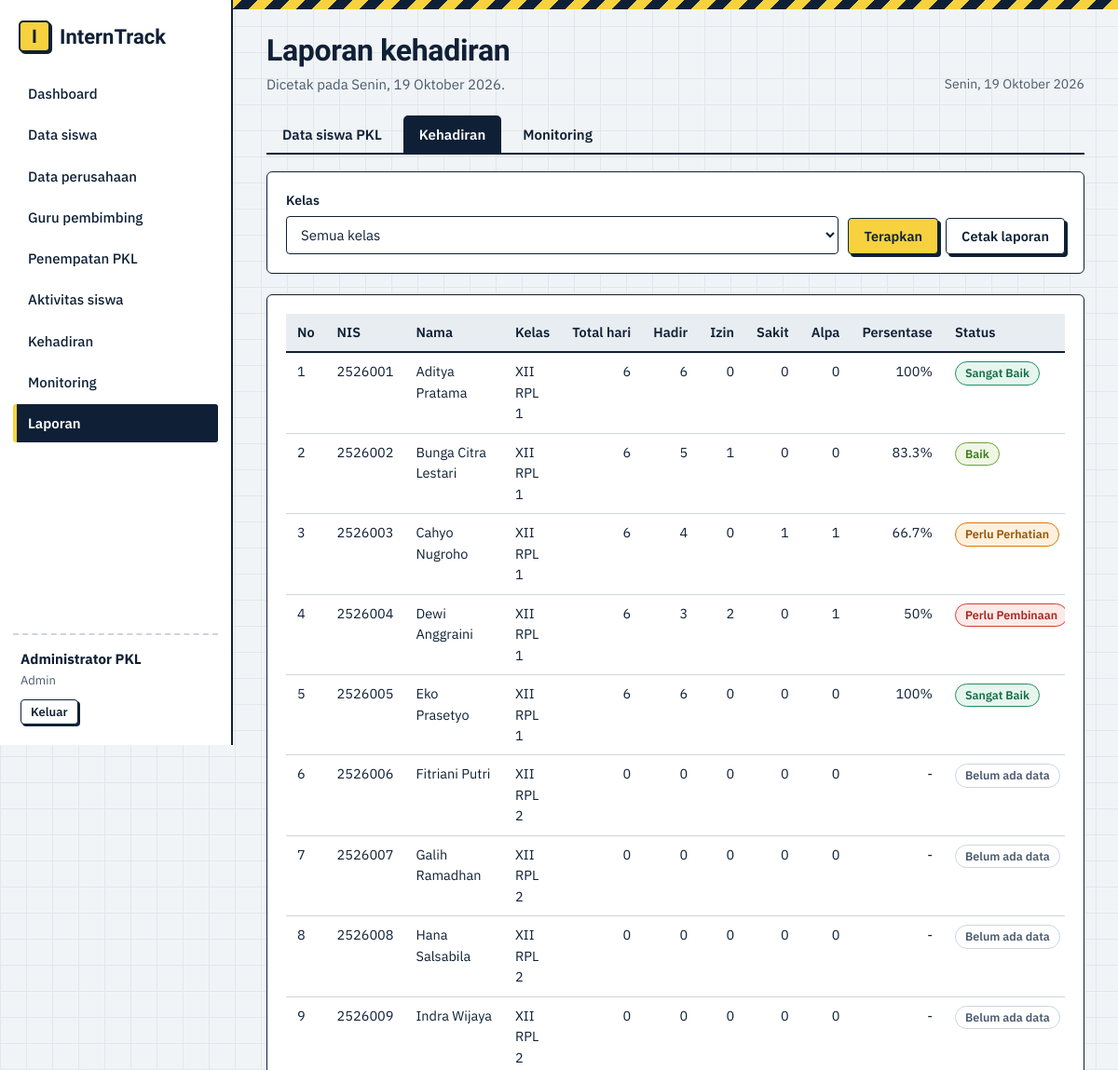
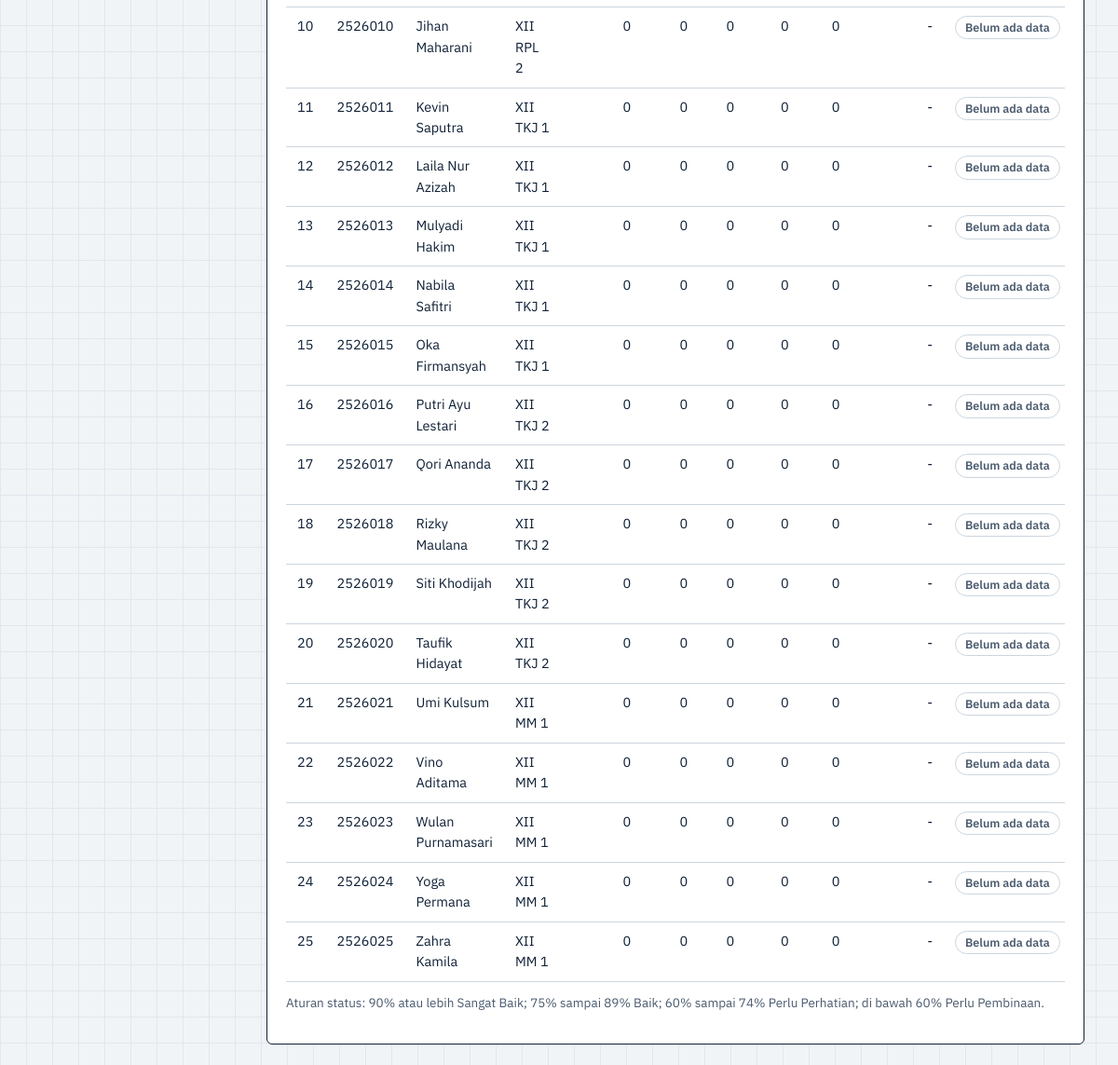
/laporan/kehadiran.php (signed in), run on the app's committed database (2 pictures, top to bottom).
### tables this page shows
CREATE TABLE siswa (
  id INT UNSIGNED NOT NULL AUTO_INCREMENT,
  user_id INT UNSIGNED NOT NULL,
  nis VARCHAR(20) NOT NULL,
  nama VARCHAR(100) NOT NULL,
  kelas VARCHAR(20) NOT NULL,
  jurusan VARCHAR(60) NOT NULL,
  no_hp VARCHAR(20) NULL,
  PRIMARY KEY (id),
  UNIQUE KEY uq_siswa_nis (nis),
  UNIQUE KEY uq_siswa_user (user_id),
  CONSTRAINT fk_siswa_user FOREIGN KEY (user_id) REFERENCES users(id) ON DELETE CASCADE ON UPDATE CASCADE
);

### config/db.php (called while the page is built, shortened)
<?php
function db(): PDO
{
    static $pdo = null;
    if ($pdo === null) {
        try {
            $pdo = new PDO(
                'mysql:host=' . DB_HOST . ';dbname=' . DB_NAME . ';charset=utf8mb4',
                DB_USER,
                DB_PASS,
                [PDO::ATTR_ERRMODE => PDO::ERRMODE_EXCEPTION, PDO::ATTR_DEFAULT_FETCH_MODE => PDO::FETCH_ASSOC]
            );
        } catch (PDOException $ex) {
            die('Koneksi database gagal. Pastikan MySQL menyala dan database "interntrack" sudah diimpor. Detail: ' . htmlspecialchars($ex->getMessage()));
        }
    }
    return $pdo;
}

### laporan/kehadiran.php (the view, shortened to what this page needs)
<?php
require_once __DIR__ . '/../config/helpers.php';
$pdo = db();
$fk = $_GET['kelas'] ?? '';
$rows = rekap_kehadiran($fk !== '' ? 'WHERE s.kelas = ?' : '', $fk !== '' ? [$fk] : []);
$kelas = $pdo->query('SELECT DISTINCT kelas FROM siswa ORDER BY kelas')->fetchAll(PDO::FETCH_COLUMN);
layout_start('Laporan kehadiran', 'laporan', 'Dicetak pada ' . hari_ini_panjang() . '.');
laporan_tabs('kehadiran');
?>
<form class="card filters" method="get">
  <div class="field"><label for="kelas">Kelas</label><select id="kelas" name="kelas"><?= opt_list(array_combine($kelas, $kelas), $fk, 'Semua kelas') ?></select></div>
  <div class="actions"><button class="btn" type="submit">Terapkan</button><button class="btn ghost" type="button" onclick="window.print()">Cetak laporan</button></div>
</form>
<section class="card">
<div class="tablewrap"><table class="tbl"><thead><tr><th>No</th><th>NIS</th><th>Nama</th><th>Kelas</th><th class="num">Total hari</th><th class="num">Hadir</th><th class="num">Izin</th><th class="num">Sakit</th><th class="num">Alpa</th><th class="num">Persentase</th><th>Status</th></tr></thead><tbody>
<?php foreach ($rows as $i => $r): ?>
  <tr><td><?= $i + 1 ?></td><td><?= e($r['nis']) ?></td><td><?= e($r['nama']) ?></td><td><?= e($r['kelas']) ?></td><td class="num"><?= (int) $r['total'] ?></td><td class="num"><?= (int) $r['hadir'] ?></td><td class="num"><?= (int) $r['izin'] ?></td><td class="num"><?= (int) $r['sakit'] ?></td><td class="num"><?= (int) $r['alpa'] ?></td>
  <td class="num"><?= $r['total'] ? e($r['persen']) . '%' : '-' ?></td><td><?= $r['total'] ? badge_hadir($r['status']) : '<span class="badge b-none">Belum ada data</span>' ?></td></tr>
<?php endforeach; ?></tbody></table></div>
<p class="note" style="margin-top:12px">Aturan status: 90% atau lebih Sangat Baik; 75% sampai 89% Baik; 60% sampai 74% Perlu Perhatian; di bawah 60% Perlu Pembinaan.</p>
</section>
<?php layout_end();

### config/helpers.php (shortened to what this page needs)
<?php
require_once __DIR__ . '/db.php';
function e($v): string { return htmlspecialchars((string) $v, ENT_QUOTES, 'UTF-8'); }
function url(string $p = ''): string { return BASE . '/' . ltrim($p, '/'); }
function user(): ?array { return $_SESSION['user'] ?? null; }
function home_for(string $role): string { return $role === 'siswa' ? 'siswa/index.php' : 'admin/index.php'; }
function hari_ini_panjang(): string
{
    $h = ['Minggu', 'Senin', 'Selasa', 'Rabu', 'Kamis', 'Jumat', 'Sabtu'];
    $b = ['', 'Januari', 'Februari', 'Maret', 'April', 'Mei', 'Juni', 'Juli', 'Agustus', 'September', 'Oktober', 'November', 'Desember'];
    return $h[(int) date('w')] . ', ' . date('j') . ' ' . $b[(int) date('n')] . ' ' . date('Y');
}
function persen_hadir(int $hadir, int $total): float
{
    return $total > 0 ? round($hadir / $total * 100, 1) : 0.0;
}
function status_kehadiran(float $persen): string
{
    if ($persen >= 90) { return 'Sangat Baik'; }
    if ($persen >= 75) { return 'Baik'; }
    if ($persen >= 60) { return 'Perlu Perhatian'; }
    return 'Perlu Pembinaan';
}
function rekap_kehadiran(string $where = '', array $params = []): array
{
    $sql = "SELECT s.id, s.nis, s.nama, s.kelas, COUNT(a.id) AS total,
                   COALESCE(SUM(a.status='Hadir'),0) AS hadir, COALESCE(SUM(a.status='Izin'),0) AS izin,
                   COALESCE(SUM(a.status='Sakit'),0) AS sakit, COALESCE(SUM(a.status='Alpa'),0) AS alpa
            FROM siswa s LEFT JOIN absensi a ON a.siswa_id = s.id $where
            GROUP BY s.id, s.nis, s.nama, s.kelas ORDER BY s.nama";
    $st = db()->prepare($sql);
    $st->execute($params);
    $rows = $st->fetchAll();
    foreach ($rows as &$r) {
        $r['persen'] = persen_hadir((int) $r['hadir'], (int) $r['total']);
    }
    return $rows;
}
function badge_hadir(string $s): string
{
    $c = ['Sangat Baik' => 'sb', 'Baik' => 'baik', 'Perlu Perhatian' => 'pp', 'Perlu Pembinaan' => 'pb'];
    return '<span class="badge b-' . ($c[$s] ?? 'none') . '">' . e($s) . '</span>';
}
function opt_list(array $pairs, $selected = '', string $placeholder = ''): string
{
    $h = $placeholder !== '' ? '<option value="">' . e($placeholder) . '</option>' : '';
    foreach ($pairs as $v => $l) {
        $h .= '<option value="' . e($v) . '"' . ((string) $v === (string) $selected ? ' selected' : '') . '>' . e($l) . '</option>';
    }
    return $h;
}
function laporan_tabs(string $active): void
{
    $t = ['siswa' => 'Data siswa PKL', 'kehadiran' => 'Kehadiran', 'monitoring' => 'Monitoring'];
    echo '<nav class="tabs no-print">';
    foreach ($t as $k => $l) {
        echo '<a href="' . url('laporan/' . $k . '.php') . '"' . ($k === $active ? ' class="on"' : '') . '>' . e($l) . '</a>';
    }
    echo '</nav>';
}
function layout_start(string $title, string $active = '', string $sub = ''): void
{
    $u = user();
    $roleLabel = ['admin' => 'Admin', 'pembimbing' => 'Guru pembimbing', 'siswa' => 'Siswa'][$u['role']] ?? '';
    if ($u['role'] === 'siswa') {
        $nav = [['Beranda', 'siswa/index.php', 'beranda'], ['Profil dan tempat PKL', 'siswa/profil.php', 'profil'],
            ['Jurnal kegiatan', 'siswa/jurnal.php', 'jurnal'], ['Kehadiran', 'siswa/absensi.php', 'absensi'],
            ['Hasil monitoring', 'siswa/monitoring.php', 'monitoring']];
    } else {
        $nav = [['Dashboard', 'admin/index.php', 'dashboard'], ['Data siswa', 'admin/siswa.php', 'siswa'],
            ['Data perusahaan', 'admin/perusahaan.php', 'perusahaan'], ['Guru pembimbing', 'admin/pembimbing.php', 'pembimbing'],
            ['Penempatan PKL', 'admin/penempatan.php', 'penempatan'], ['Aktivitas siswa', 'admin/jurnal.php', 'jurnal'],
            ['Kehadiran', 'admin/absensi.php', 'absensi'], ['Monitoring', 'admin/monitoring.php', 'monitoring'],
            ['Laporan', 'laporan/siswa.php', 'laporan']];
    }
    ?><!DOCTYPE html>
<html lang="id">
<head>
<link rel="stylesheet" href="<?= url('assets/css/style.css') ?>">
</head>
<body>
<div class="app">
  <aside class="side">
    <a class="brand" href="<?= url(home_for($u['role'])) ?>"><span class="mark">I</span><span>InternTrack</span></a>
    <nav class="nav">
      <?php foreach ($nav as $n): ?>
        <a href="<?= url($n[1]) ?>"<?= $n[2] === $active ? ' class="on"' : '' ?>><?= e($n[0]) ?></a>
      <?php endforeach; ?>
    </nav>
    <div class="who">
      <strong><?= e($u['nama']) ?></strong>
      <span><?= e($roleLabel) ?></span>
      <a class="btn sm ghost" href="<?= url('auth/logout.php') ?>">Keluar</a>
    </div>
  </aside>
  <main class="main">
    <div class="stripe"></div>
    <header class="pagehead">
      <div>
        <h1><?= e($title) ?></h1>
        <?php if ($sub !== ''): ?><p class="sub"><?= e($sub) ?></p><?php endif; ?>
      </div>
      <div class="today no-print"><?= e(hari_ini_panjang()) ?></div>
    </header>
<?php
}
function layout_end(): void
{
    ?>
  </main>
</div>
</body>
</html>
<?php
}

### assets/css/style.css (style rules this page uses)
:root { --paper:#f1f4f6; --grid:#e0e7ed; --ink:#0f2036; --ink2:#4a5a6e; --hv:#f7d23e; --blue:#2b59e0; --ok:#1f8f5f; --warn:#d9770d; --bad:#cf3f36; --line:#ccd5de; --soft:#e8edf2; --f-head:'Bricolage Grotesque','Segoe UI',system-ui,sans-serif; --f-body:'IBM Plex Sans','Segoe UI',system-ui,sans-serif; }
* { box-sizing:border-box }
html { scroll-padding-top:16px }
body { margin:0;font:15px/1.55 var(--f-body);color:var(--ink);background-color:var(--paper); background-image:linear-gradient(var(--grid) 1px,transparent 1px),linear-gradient(90deg,var(--grid) 1px,transparent 1px); background-size:28px 28px }
h1,h2,h3 { font-family:var(--f-head);margin:0;line-height:1.15;letter-spacing:-.01em }
h1 { font-size:32px;font-weight:800 }
a { color:var(--blue) }
.stripe { height:10px;background:repeating-linear-gradient(-45deg,var(--hv) 0 12px,var(--ink) 12px 24px) }
.app { display:grid;grid-template-columns:250px 1fr;min-height:100vh }
.side { background:#fff;border-right:2px solid var(--ink);display:flex;flex-direction:column;padding:22px 14px;position:sticky;top:0;height:100vh }
.brand { display:flex;align-items:center;gap:10px;font:800 22px var(--f-head);color:var(--ink);text-decoration:none;margin:0 6px 24px }
.mark { display:inline-grid;place-items:center;width:34px;height:34px;background:var(--hv);border:2px solid var(--ink);border-radius:5px;box-shadow:2px 2px 0 var(--ink);font-size:20px }
.nav { display:flex;flex-direction:column;gap:3px;overflow:auto }
.nav a { padding:9px 12px;border-left:4px solid transparent;border-radius:3px;color:var(--ink);text-decoration:none;font-weight:500 }
.nav a.on { background:var(--ink);color:#fff;border-left-color:var(--hv);font-weight:600 }
.who { margin-top:auto;padding:14px 8px 0;border-top:2px dashed var(--line);display:flex;flex-direction:column;gap:2px;align-items:flex-start }
.who span { color:var(--ink2);font-size:13px;margin-bottom:8px }
.main { min-width:0 }
.main>*:not(.stripe) { margin-left:36px;margin-right:36px }
.pagehead { display:flex;justify-content:space-between;align-items:flex-end;gap:16px;margin-top:26px;margin-bottom:22px }
.sub { margin:6px 0 0;color:var(--ink2);max-width:62ch }
.today { color:var(--ink2);font-size:14px;white-space:nowrap }
.card { background:#fff;border:1.5px solid var(--ink);border-radius:6px;padding:20px;margin-bottom:22px }
.btn { display:inline-flex;align-items:center;justify-content:center;gap:6px;padding:9px 16px;border:1.5px solid var(--ink);border-radius:4px;background:var(--hv);color:var(--ink); font:600 14.5px var(--f-body);cursor:pointer;text-decoration:none;box-shadow:3px 3px 0 var(--ink);transition:transform .08s,box-shadow .08s }
.btn.ghost { background:#fff }
.btn.sm { padding:4px 10px;font-size:13px;box-shadow:2px 2px 0 var(--ink) }
.actions { display:flex;gap:8px;flex-wrap:wrap;align-items:center }
.badge { display:inline-block;padding:2px 10px;border-radius:999px;border:1.5px solid;font-size:12.5px;font-weight:600;white-space:nowrap;background:#fff }
.b-none { color:var(--ink2);border-color:var(--line) }
.b-sb { color:#146c46;border-color:var(--ok);background:#e6f6ee }
.b-baik { color:#3f7a1f;border-color:#6aa03a;background:#eff7e4 }
.b-pp { color:#9a5200;border-color:var(--warn);background:#fff0dc }
.b-pb { color:#a3281f;border-color:var(--bad);background:#fde9e7 }
.tablewrap { overflow-x:auto }
.tbl { width:100%;border-collapse:collapse;font-size:14.5px }
.tbl th { text-align:left;font-weight:600;background:var(--soft);padding:9px 12px;border-bottom:2px solid var(--ink);white-space:nowrap }
.tbl td { padding:9px 12px;border-bottom:1px solid var(--line);vertical-align:top }
.tbl .num { text-align:right;font-variant-numeric:tabular-nums }
.tabs { display:flex;gap:6px;margin-bottom:18px;border-bottom:2px solid var(--ink) }
.tabs a { padding:8px 16px;text-decoration:none;color:var(--ink);font-weight:600;border:1.5px solid transparent;border-bottom:0;border-radius:5px 5px 0 0 }
.tabs a.on { background:var(--ink);color:#fff }
.field { margin-bottom:14px;position:relative }
.field label { display:block;font-weight:600;font-size:14px;margin-bottom:5px }
input,select,textarea { width:100%;padding:9px 11px;border:1.5px solid var(--ink);border-radius:4px;background:#fff;font:15px var(--f-body);color:var(--ink) }
.filters { display:flex;flex-wrap:wrap;gap:10px;align-items:flex-end }
.filters .field { margin:0;min-width:150px;flex:1 }
.note { color:var(--ink2);font-size:13.5px }

### data on the page
siswa: nis "2526001", nama "Aditya Pratama", kelas "XII RPL 1", total "6", hadir "6", izin "0", sakit "0", alpa "0", persen "100", s "Sangat Baik"
siswa: nis "2526002", nama "Bunga Citra Lestari", kelas "XII RPL 1", total "6", hadir "5", izin "1", sakit "0", alpa "0", persen "83.3", s "Baik"
siswa: nis "2526003", nama "Cahyo Nugroho", kelas "XII RPL 1", total "6", hadir "4", izin "0", sakit "1", alpa "1", persen "66.7", s "Perlu Perhatian"
siswa: nis "2526004", nama "Dewi Anggraini", kelas "XII RPL 1", total "6", hadir "3", izin "2", sakit "0", alpa "1", persen "50", s "Perlu Pembinaan"
siswa: nis "2526005", nama "Eko Prasetyo", kelas "XII RPL 1", total "6", hadir "6", izin "0", sakit "0", alpa "0", persen "100", s "Sangat Baik"
siswa: nis "2526006", nama "Fitriani Putri", kelas "XII RPL 2", total "0", hadir "0", izin "0", sakit "0", alpa "0", shows "Belum ada data"
siswa: nis "2526007", nama "Galih Ramadhan", kelas "XII RPL 2", total "0", hadir "0", izin "0", sakit "0", alpa "0", shows "Belum ada data"
siswa: nis "2526008", nama "Hana Salsabila", kelas "XII RPL 2", total "0", hadir "0", izin "0", sakit "0", alpa "0", shows "Belum ada data"
siswa: nis "2526009", nama "Indra Wijaya", kelas "XII RPL 2", total "0", hadir "0", izin "0", sakit "0", alpa "0", shows "Belum ada data"
siswa: nis "2526010", nama "Jihan Maharani", kelas "XII RPL 2", total "0", hadir "0", izin "0", sakit "0", alpa "0", shows "Belum ada data"
siswa: nis "2526011", nama "Kevin Saputra", kelas "XII TKJ 1", total "0", hadir "0", izin "0", sakit "0", alpa "0", shows "Belum ada data"
siswa: nis "2526012", nama "Laila Nur Azizah", kelas "XII TKJ 1", total "0", hadir "0", izin "0", sakit "0", alpa "0", shows "Belum ada data"
siswa: nis "2526013", nama "Mulyadi Hakim", kelas "XII TKJ 1", total "0", hadir "0", izin "0", sakit "0", alpa "0", shows "Belum ada data"
siswa: nis "2526014", nama "Nabila Safitri", kelas "XII TKJ 1", total "0", hadir "0", izin "0", sakit "0", alpa "0", shows "Belum ada data"
siswa: nis "2526015", nama "Oka Firmansyah", kelas "XII TKJ 1", total "0", hadir "0", izin "0", sakit "0", alpa "0", shows "Belum ada data"
siswa: nis "2526016", nama "Putri Ayu Lestari", kelas "XII TKJ 2", total "0", hadir "0", izin "0", sakit "0", alpa "0", shows "Belum ada data"
siswa: nis "2526017", nama "Qori Ananda", kelas "XII TKJ 2", total "0", hadir "0", izin "0", sakit "0", alpa "0", shows "Belum ada data"
siswa: nis "2526018", nama "Rizky Maulana", kelas "XII TKJ 2", total "0", hadir "0", izin "0", sakit "0", alpa "0", shows "Belum ada data"
siswa: nis "2526019", nama "Siti Khodijah", kelas "XII TKJ 2", total "0", hadir "0", izin "0", sakit "0", alpa "0", shows "Belum ada data"
siswa: nis "2526020", nama "Taufik Hidayat", kelas "XII TKJ 2", total "0", hadir "0", izin "0", sakit "0", alpa "0", shows "Belum ada data"
siswa: nis "2526021", nama "Umi Kulsum", kelas "XII MM 1", total "0", hadir "0", izin "0", sakit "0", alpa "0", shows "Belum ada data"
siswa: nis "2526022", nama "Vino Aditama", kelas "XII MM 1", total "0", hadir "0", izin "0", sakit "0", alpa "0", shows "Belum ada data"
siswa: nis "2526023", nama "Wulan Purnamasari", kelas "XII MM 1", total "0", hadir "0", izin "0", sakit "0", alpa "0", shows "Belum ada data"
siswa: nis "2526024", nama "Yoga Permana", kelas "XII MM 1", total "0", hadir "0", izin "0", sakit "0", alpa "0", shows "Belum ada data"
siswa: nis "2526025", nama "Zahra Kamila", kelas "XII MM 1", total "0", hadir "0", izin "0", sakit "0", alpa "0", shows "Belum ada data"

### other printed values
$n[0] "Dashboard"
$n[0] "Data siswa"
$n[0] "Data perusahaan"
$n[0] "Guru pembimbing"
$n[0] "Penempatan PKL"
$n[0] "Aktivitas siswa"
$n[0] "Kehadiran"
$n[0] "Monitoring"
$n[0] "Laporan"
$u['nama'] "Administrator PKL"
$roleLabel "Admin"
$title "Laporan kehadiran"
$sub "Dicetak pada Senin, 19 Oktober 2026."
hari_ini_panjang() "Senin, 19 Oktober 2026"
$l "Data siswa PKL"
